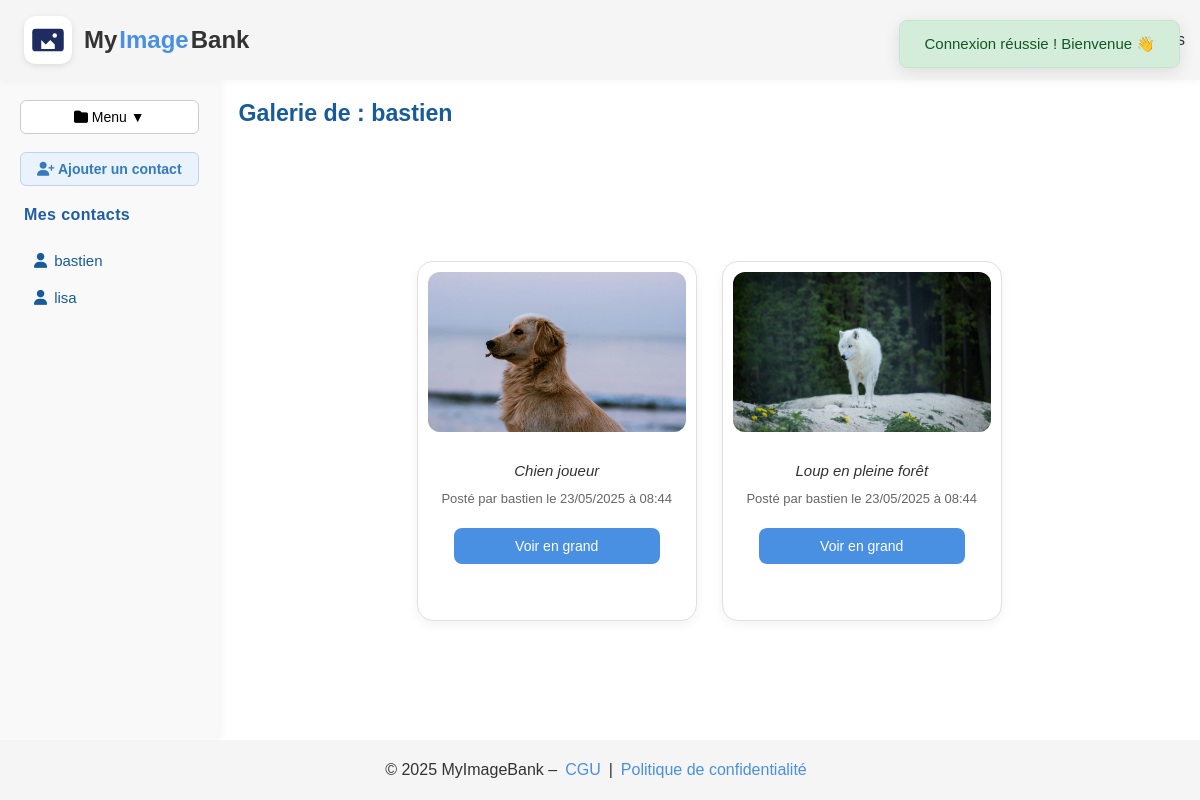
Screenshot of /gallery.php?user_id=2 (signed in) with the database file from the repository.
### tables this page shows
CREATE TABLE users (
    id INT AUTO_INCREMENT PRIMARY KEY,
    login VARCHAR(50) NOT NULL UNIQUE,
    password VARCHAR(255) NOT NULL,
    nom VARCHAR(100),
    prenom VARCHAR(100),
    email VARCHAR(100),
    created_at TIMESTAMP DEFAULT CURRENT_TIMESTAMP
);

CREATE TABLE images (
    id INT AUTO_INCREMENT PRIMARY KEY,
    user_id INT NOT NULL,
    path VARCHAR(255) NOT NULL,
    caption TEXT,
    created_at TIMESTAMP DEFAULT CURRENT_TIMESTAMP,
    FOREIGN KEY (user_id) REFERENCES users(id) ON DELETE CASCADE
);

### src/contact_list.php (called while the page is built)
<?php
function getUserContacts(PDO $pdo, int $userId): array {
    $sql = "SELECT u.id, u.login
            FROM contacts c
            JOIN users u ON c.contact_user_id = u.id
            WHERE c.user_id = ?";
    $stmt = $pdo->prepare($sql);
    $stmt->execute([$userId]);
    return $stmt->fetchAll(PDO::FETCH_ASSOC);
}

### public/gallery.php (the view, shortened to what this page needs)
<?php
$pdo = getDatabaseConnection();
$target_user_id = $_SESSION['user_id'];
$is_contact_gallery = false;
if (isset($_GET['user_id']) && ctype_digit($_GET['user_id'])) {
    $target_user_id = (int)$_GET['user_id'];
    $is_contact_gallery = ($target_user_id !== (int)$_SESSION['user_id']);
}
$stmt = $pdo->prepare("SELECT login FROM users WHERE id = ?");
$stmt->execute([$target_user_id]);
$owner = $stmt->fetch(PDO::FETCH_ASSOC);
$owner_login = $owner ? $owner['login'] : null;
$stmt = $pdo->prepare("
    SELECT images.*, users.login
    FROM images
    JOIN users ON images.user_id = users.id
    WHERE users.id = ?
    ORDER BY images.created_at DESC
");
$stmt->execute([$target_user_id]);
$images = $stmt->fetchAll(PDO::FETCH_ASSOC);
$successMessage = $_SESSION['success_message'] ?? null;
?>
<?php include 'templates/header.php'; ?>
<div class="page-wrapper">
    <?php include 'templates/sidebar.php'; ?>
    <?php if ($successMessage): ?>
    <div class="toast success-toast" id="success-toast">
        <?= htmlspecialchars($successMessage) ?>
    </div>
    <?php endif; ?>
    <main class="gallery-content">
        <?php if ($is_contact_gallery): ?>
            <h2 style="width: 100%;text-align:left;margin-bottom:14px;font-size:1.45rem;color:#185b9a;">
                Galerie de : <?= htmlspecialchars($owner_login) ?>
            </h2>
        <?php endif; ?>
        <?php if (empty($images)): ?>
            <p>Aucune image à afficher pour le moment.</p>
        <?php else: ?>
            <?php foreach ($images as $image): ?>
                <div class="image-card">
                    <div class="image-preview">
                        <img src="<?= htmlspecialchars($image['path']) ?>" alt="image">
                    </div>
                    <p class="image-caption"><?= htmlspecialchars($image['caption']) ?></p>
                    <p class="image-date">
                        Posté par <?= htmlspecialchars($image['login']) ?> le
                        <?= date("d/m/Y à H:i", strtotime($image['created_at'])) ?>
                    </p>
                    <a href="view-larger.php?image_id=<?= $image['id'] ?>" class="btn-view">Voir en grand</a>
                </div>
            <?php endforeach; ?>
        <?php endif; ?>
    </main>
</div>
<?php include 'templates/footer.php'; ?>

### public/templates/header.php (shortened to what this page needs)
<!DOCTYPE html>
<html lang="fr">
<head>
    <link rel="stylesheet" href="https://cdnjs.cloudflare.com/ajax/libs/font-awesome/6.4.0/css/all.min.css">
    <link rel="stylesheet" href="assets/css/main.css">
</head>
<body>
    <header class="header">
        <div class="container">
            <a href="index.php" class="logo">
                <div class="logo-icon">
                    <img src="assets/img/logo.svg" alt="Logo MyImageBank">
                </div>
                <p class="logo-text">
                    <span class="dark">My</span><span class="blue">Image</span><span class="dark">Bank</span>
                </p>
            </a>
            </div>
            <nav class="menu">
                <a href="index.php">Accueil</a>
                <a href="contact.php">Contact</a>
                <a href="about.php">À propos</a>
            </nav>
    </header>

### public/templates/sidebar.php (shortened to what this page needs)
<aside class="sidebar">
  <div class="toolbar-row">
    <button class="toolbar-btn" id="menu-toggle">
      <i class="fa-solid fa-folder"></i> Menu ▼
    </button>
    <button class="toolbar-btn add-contact-btn" id="add-contact-btn">
      <i class="fa-solid fa-user-plus"></i> Ajouter un contact
    </button>
  </div>
  <div class="contacts-list">
    <h4>Mes contacts</h4>
    <ul class="contacts-ul">
      <?php
      require_once __DIR__ . '/../../src/contact_list.php';
      $contacts = [];
      if (isset($_SESSION['user_id'])) {
          $pdo = getDatabaseConnection();
          $contacts = getUserContacts($pdo, (int)$_SESSION['user_id']);
      }
      if (empty($contacts)) {
          echo "<li class='contact-li'>Aucun contact.</li>";
      } else {
          foreach ($contacts as $contact) {
              echo '<li class="contact-li">
                      <a href="gallery.php?user_id=' . (int)$contact['id'] . '" class="contact-link">
                        <i class="fa-solid fa-user"></i> ' . htmlspecialchars($contact['login']) . '
                      </a>
                    </li>';
          }
      }
      ?>
    </ul>
  </div>
</aside>

### public/templates/footer.php
<footer class="footer">
    <div class="container">
        © 2025 MyImageBank – <a href="#">CGU</a> | <a href="#">Politique de confidentialité</a>
    </div>
</footer>
</body>
</html>

### public/assets/css/base.css (style rules this page uses)
* { box-sizing: border-box; margin: 0; padding: 0; }
html, body { min-height: 100vh; }
body { display: flex; flex-direction: column; font-family: 'Poppins', sans-serif; color: #333; background: #fff; }

### public/assets/css/theme.css (style rules this page uses)
.toolbar-btn { min-width: 90px; font-size: 14px; padding: 8px; border: 1px solid #CCC; border-radius: 6px; background: #fff; cursor: pointer; text-align: center; }
.toast { position: fixed; top: 20px; right: 20px; z-index: 9999; padding: 14px 24px; border-radius: 8px; box-shadow: 0 4px 16px rgba(0,0,0,0.1); font-size: 15px; opacity: 1; transform: translateY(0); transition: all 0.6s ease; }
.success-toast { background-color: #d4edda; color: #155724; border: 1px solid #c3e6cb; }

### public/assets/css/layout.css (style rules this page uses)
.page-wrapper { flex: 1; display: flex; }

### public/assets/css/components/image-card.css (style rules this page uses)
.gallery-content { display: flex; gap: 20px 25px; padding: 20px; width: 100%; max-width: 1200px; justify-content: center; flex-wrap: wrap; }
.image-card { width: 300px; height: 360px; background-color: #fff; border: 1px solid #e0e0e0; border-radius: 16px; box-shadow: 0 4px 12px rgba(0, 0, 0, 0.05); padding: 10px; max-width: 280px; text-align: center; display: flex; flex-direction: column; align-items: center; transition: transform 0.2s ease, box-shadow 0.2s ease; }
.image-preview { width: 100%; height: 160px; background-color: #f5f5f5; border-radius: 12px; margin-bottom: 12px; display: flex; justify-content: center; align-items: center; overflow: hidden; }
.image-preview img { width: 100%; height: 100%; object-fit: cover; }
.image-caption { font-style: italic; font-size: 15px; margin: 8px 0; color: #333; text-align: center; padding: 10px 16px 4px; }
.image-date { font-size: 13px; color: #666; text-align: center; padding: 0 12px 12px; }
.image-card .btn-view { background: #4A90E2; color: white; font-size: 14px; padding: 10px 0; width: 80%; border-radius: 8px; text-decoration: none; transition: background 0.3s; display: block; margin: 10px auto; text-align: center; }

### public/assets/css/templates/header.css (style rules this page uses)
.header { background: #F5F5F5; height: 80px; display: flex; align-items: center; box-shadow: 0 2px 8px rgba(0, 0, 0, 0.03); z-index: 1000; position: relative; }
.header .container { display: flex; justify-content: space-between; align-items: center; width: 100%; max-width: 1200px; margin: 0 auto; padding: 0 24px; }
.logo { display: flex; align-items: center; gap: 12px; text-decoration: none; }
.logo-icon { width: 48px; height: 48px; background-color: #fff; border-radius: 12px; padding: 6px; box-shadow: 0 2px 6px rgba(0, 0, 0, 0.1); display: flex; align-items: center; justify-content: center; transition: transform 0.3s ease; }
.logo-icon img { width: 100%; height: auto; object-fit: contain; }
.logo-text { font-size: 24px; font-weight: 600; font-family: 'Poppins', sans-serif; display: flex; align-items: baseline; gap: 2px; }
.logo-text span { color: #4A90E2; font-weight: 700; }
.logo-text .dark { color: #333; font-weight: 600; }
.menu { display: flex; gap: 32px; padding: 0 15px; }
.menu a { font-size: 16px; text-decoration: none; color: #333; transition: color 0.2s ease; white-space: nowrap; }

### public/assets/css/templates/sidebar.css (style rules this page uses)
.sidebar { width: 260px; background: #F9F9F9; box-shadow: 2px 0 8px rgba(0,0,0,0.05); padding: 20px; }
.toolbar-row { display: flex; gap: 8px; flex-direction: column; margin-bottom: 16px; }
.toolbar-btn { min-width: 90px; font-size: 14px; padding: 8px; border: 1px solid #CCC; border-radius: 6px; background: #fff; cursor: pointer; text-align: center; transition: background 0.2s; }
.add-contact-btn { margin-top: 10px; background: #eaf2fb; color: #357ABD; font-weight: 600; border: 1px solid #bdd6ee; transition: background 0.2s, color 0.2s; }
.contacts-list { margin-top: 28px; padding-left: 2px; }
.contacts-list h4 { font-size: 16px; color: #205da5; font-weight: 700; margin-bottom: 6px; letter-spacing: 0.4px; }
.contacts-ul { list-style: none; padding: 0; margin: 0; }
.contact-li { margin-bottom: 8px; }
.contact-link { color: #185b9a; font-size: 15px; text-decoration: none; display: flex; align-items: center; gap: 7px; transition: color 0.18s; border-radius: 6px; padding: 6px 10px; }

### public/assets/css/templates/footer.css (style rules this page uses)
.footer { background: #F5F5F5; padding: 20px 0; text-align: center; height: 60px; }
.footer .container { display: flex; justify-content: center; align-items: center; height: 100%; }
.footer a { margin: 0 8px; color: #4A90E2; text-decoration: none; }

### public/assets/css/pages/contact.css (style rules this page uses)
.contacts-list { display: flex; flex-direction: column; gap: 16px; margin-top: 20px; padding-left: 4px; }

### rows the page displays
users: login "bastien"
users: login "lisa"
images: path (picture), caption "Chien joueur", user.login "bastien", created_at "23/05/2025 à 08:44"
images: path (picture), caption "Loup en pleine forêt", user.login "bastien", created_at "23/05/2025 à 08:44"

### other values shown
$successMessage "Connexion réussie ! Bienvenue 👋"
